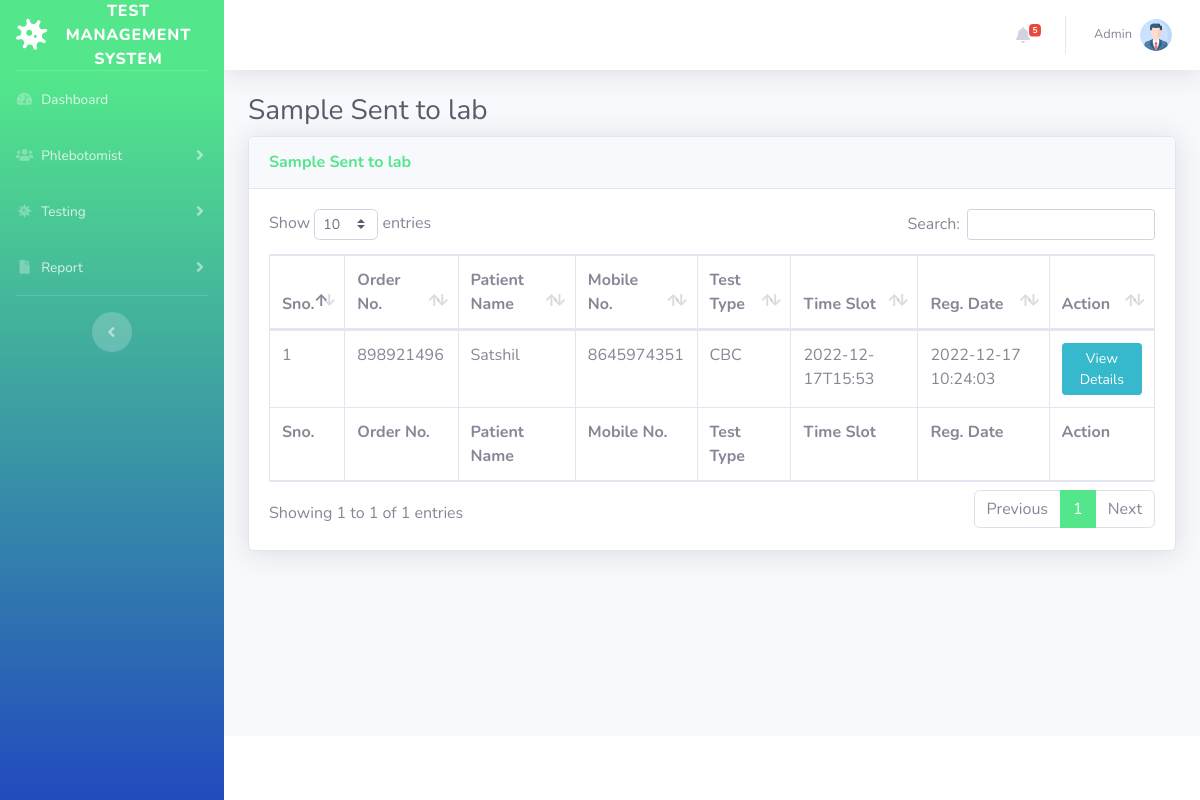
Page /samplesent-lab-test.php (signed in) on the committed database.
### tables this page shows
CREATE TABLE `tbltestrecord` (
  `id` int(11) NOT NULL,
  `OrderNumber` bigint(20) DEFAULT NULL,
  `PatientMobileNumber` bigint(20) DEFAULT NULL,
  `TestType` varchar(100) DEFAULT NULL,
  `TestTimeSlot` varchar(120) DEFAULT NULL,
  `ReportStatus` varchar(100) DEFAULT NULL,
  `FinalReport` varchar(150) DEFAULT NULL,
  `ReportUploadTime` varchar(200) DEFAULT NULL,
  `RegistrationDate` timestamp NULL DEFAULT current_timestamp(),
  `AssignedtoEmpId` varchar(150) DEFAULT NULL,
  `AssigntoName` varchar(180) DEFAULT NULL,
  `AssignedTime` varchar(100) DEFAULT NULL
);

CREATE TABLE `tblpatients` (
  `id` int(11) NOT NULL,
  `FullName` varchar(120) DEFAULT NULL,
  `MobileNumber` bigint(20) DEFAULT NULL,
  `DateOfBirth` date DEFAULT NULL,
  `GovtIssuedId` varchar(150) DEFAULT NULL,
  `GovtIssuedIdNo` varchar(150) DEFAULT NULL,
  `FullAddress` varchar(255) DEFAULT NULL,
  `State` varchar(200) DEFAULT NULL,
  `RegistrationDate` timestamp NOT NULL DEFAULT current_timestamp()
);

### samplesent-lab-test.php (the view, shortened to what this page needs)
<?php session_start();
include_once('includes/config.php');
if (strlen($_SESSION['aid']==0)) {
  header('location:logout.php');
  } else{
?>
<!DOCTYPE html>
<html lang="en">
<head>
    <link href="vendor/fontawesome-free/css/all.min.css" rel="stylesheet" type="text/css">
    <link href="css/sb-admin-2.min.css" rel="stylesheet">
    <link href="vendor/datatables/dataTables.bootstrap4.min.css" rel="stylesheet">
</head>
<body id="page-top">
    <div id="wrapper">
  <?php include_once('includes/sidebar.php');?>
        <div id="content-wrapper" class="d-flex flex-column">
            <div id="content">
<?php include_once('includes/topbar.php');?>
                <div class="container-fluid">
                    <h1 class="h3 mb-2 text-gray-800">Sample Sent to lab</h1>
                    <div class="card shadow mb-4">
                        <div class="card-header py-3">
                            <h6 class="m-0 font-weight-bold text-primary">Sample Sent to lab</h6>
                        </div>
                        <div class="card-body">
                            <div class="table-responsive">
                                <form name="assignto" method="post">
                    <table class="table table-bordered" id="dataTable" width="100%" cellspacing="0">
                                    <thead>
                                        <tr>
                                            <th>Sno.</th>
                                            <th>Order No.</th>
                                            <th>Patient Name</th>
                                            <th>Mobile No.</th>
                                            <th>Test Type</th>
                                            <th>Time Slot</th>
                                            <th>Reg. Date</th>
                                            <th>Action</th>
                                        </tr>
                                    </thead>
                                      <tfoot>
                                            <tr>
                                            <th>Sno.</th>
                                            <th>Order No.</th>
                                            <th>Patient Name</th>
                                            <th>Mobile No.</th>
                                            <th>Test Type</th>
                                            <th>Time Slot</th>
                                            <th>Reg. Date</th>
                                            <th>Action</th>
                                        </tr>
                                    </tfoot>
                                    <tbody>
<?php $query=mysqli_query($con,"select tbltestrecord.OrderNumber,tblpatients.FullName,tblpatients.MobileNumber,tbltestrecord.TestType,tbltestrecord.TestTimeSlot,tbltestrecord.RegistrationDate,tbltestrecord.id as testid from tbltestrecord
join tblpatients on tblpatients.MobileNumber=tbltestrecord.PatientMobileNumber
where ReportStatus='Sent to Lab'
    ");
$cnt=1;
while($row=mysqli_fetch_array($query)){
?>
                                        <tr>
                                            <td><?php echo $cnt;?></td>
                                            <td><?php echo $row['OrderNumber'];?></td>
                                            <td><?php echo $row['FullName'];?></td>
                                            <td><?php echo $row['MobileNumber'];?></td>
                                            <td><?php echo $row['TestType'];?></td>
                                            <td><?php echo $row['TestTimeSlot'];?></td>
                                             <td><?php echo $row['RegistrationDate'];?></td>
                                            <td>
                                <a href="test-details.php?tid=<?php echo $row['testid'];?>&&oid=<?php echo $row['OrderNumber'];?>" class="btn btn-info btn-sm">View Details</a>
                            </td>
                                        </tr>
<?php $cnt++;} ?>
                                    </tbody>
                                </table>
                                     </form>
                            </div>
                        </div>
                    </div>
                </div>
            </div>
    <?php include_once('includes/footer.php');?>
        </div>
    </div>
</body>
</html>
<?php } ?>

### includes/topbar.php (shortened to what this page needs)
      <nav class="navbar navbar-expand navbar-light bg-white topbar mb-4 static-top shadow">
            <?php if($_SESSION['aid']):?>
                    <ul class="navbar-nav ml-auto">
<?php $query=mysqli_query($con,"select * from tbltestrecord where ReportStatus is null");
$count=mysqli_num_rows($query);
?>
                        <li class="nav-item dropdown no-arrow mx-1">
                            <a class="nav-link dropdown-toggle" href="#" id="alertsDropdown" role="button"
                                data-toggle="dropdown" aria-haspopup="true" aria-expanded="false">
                                <i class="fas fa-bell fa-fw"></i>
                                <span class="badge badge-danger badge-counter"><?php echo $count;?></span>
                            </a>
                        </li>
                        <li class="nav-item dropdown no-arrow">
                            <a class="nav-link dropdown-toggle" href="#" id="userDropdown" role="button"
                                data-toggle="dropdown" aria-haspopup="true" aria-expanded="false">
                <?php
$adid=$_SESSION['aid'];
$ret1=mysqli_query($con,"select AdminName from tbladmin where ID='$adid'");
while($row1=mysqli_fetch_array($ret1)){
?>
                                <span class="mr-2 d-none d-lg-inline text-gray-600 small"><?php  echo $row1['AdminName'];?></span>
                           <?php } ?>
                                <img class="img-profile rounded-circle"
                                    src="img/profile.png">
                            </a>
                        </li>
                    </ul>
                <?php endif;?>
                </nav>

### rows in the picture
tbltestrecord: OrderNumber "898921496", tblpatients.FullName "Satshil", tblpatients.MobileNumber "8645974351", TestType "CBC", TestTimeSlot "2022-12-17T15:53", RegistrationDate "2022-12-17 10:24:03"

### other values in the picture
$count "5"
$row1['AdminName'] "Admin"
